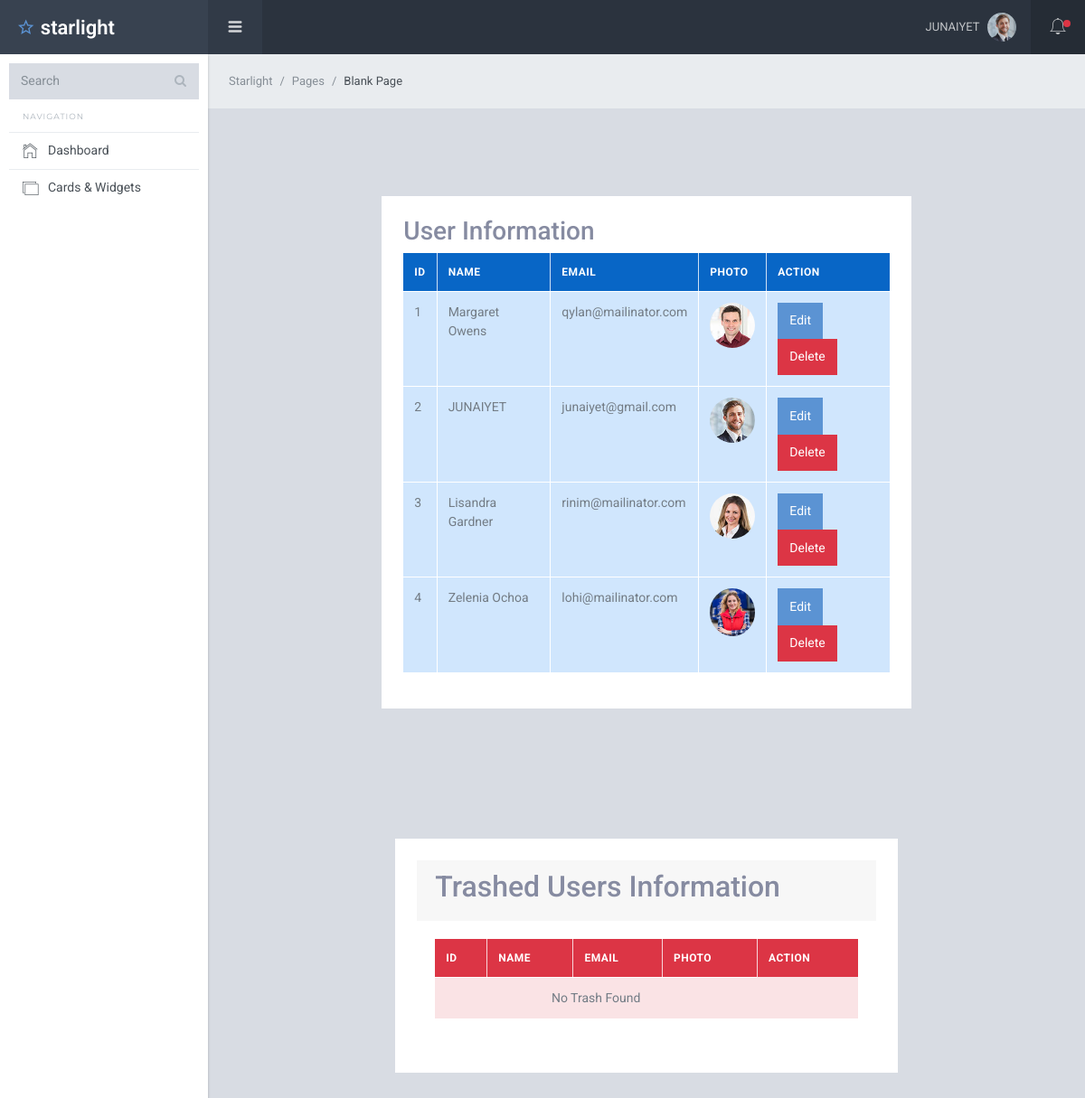
/users/view.php (signed in), run on the app's committed database.
### tables this page shows
CREATE TABLE `users` (
  `id` int(11) NOT NULL,
  `name` varchar(80) NOT NULL,
  `email` varchar(80) NOT NULL,
  `password` varchar(80) NOT NULL,
  `profile_photo` varchar(80) NOT NULL,
  `created_at` datetime NOT NULL,
  `status` int(11) NOT NULL DEFAULT 0,
  `role` int(11) DEFAULT NULL
);

### users/view.php (the view, shortened to what this page needs)
<?php
require '../db.php';
$select_user = "SELECT * FROM users WHERE status=0 ";
$select_user_result = mysqli_query($db_connection, $select_user);
$select_user_trused = "SELECT * FROM users WHERE status=1 ";
$select_user_trused_result = mysqli_query($db_connection, $select_user_trused);
?>
<?php require '../dashbord_parts/header.php'; ?>
<div class="sl-mainpanel">
    <nav class="breadcrumb sl-breadcrumb">
        <a class="breadcrumb-item" href="index.html">Starlight</a>
        <a class="breadcrumb-item" href="index.html">Pages</a>
        <span class="breadcrumb-item active">Blank Page</span>
    </nav>
    <div class="sl-pagebody">
    <?php if($after_assos_info['role'] != 4){?>
        <div class="row">
            <div class="col-lg-8 mx-auto mt-5 p-4">
                <div class="card p-4">
                    <h3>User Information</h3>
                    <table class=" table table-bordered table-primary">
                        <thead>
                        <tr>
                    <td>id</td>
                    <td>name</td>
                    <td>email</td>
                    <td>photo</td>
                    <?php if($after_assos_info['role'] == 1 || $after_assos_info['role'] == 2){?>
                    <td>action</td>
                    <?php }?>
                </tr>
            </thead>
                 <tbody>
                 <?php foreach ($select_user_result as $index => $users) { ?>
                            <tr>
                                <td><?= $index + 1 ?></td>
                                <td><?= $users['name'] ?></td>
                                <td><?= $users['email'] ?></td>
                                <td>
                                    <img width="50" style="border-radius: 50%;" src="../uplodeds/users/<?= $users['profile_photo'] ?>" alt="">
                                </td>
                                <?php if($after_assos_info['role'] == 1 || $after_assos_info['role'] == 2){?>
                                <td>
                                    <a href="edit.php?id=<?= $users['id'] ?>" type="button" class="btn btn-info "> Edit</a>
                                    <?php }?>
                                    <?php if($after_assos_info['role'] == 1){?>
                                        <button name="status.php?id=<?= $users['id'] ?>" class="btn btn-danger status">Delete</button>
                                    </td>
                                    <?php }?>
                            </tr>
                        <?php } ?>
                 </tbody>
                    </table>
                </div>
            </div>
            <div class="col-lg-8 mx-auto mt-5 p-4">
                <div class="container">
                    <div class="mt-5 ">
                        <div class="card p-4">
                            <div class="card-header">
                                <h2>Trashed Users Information</h2>
                            </div>
                            <div class="card-body">
                                <table class="table  table table-bordered table-danger">
                                 <thead>
                                 <tr>
                                        <td>id</td>
                                        <td>name</td>
                                        <td>email</td>
                                        <td>photo</td>
                                        <td>action</td>
                                    </tr>
                                 </thead>
                        <tbody>
                                    <?php if (mysqli_num_rows($select_user_trused_result) == 0) { ?>
                                        <tr>
                                            <td colspan="4" class="text-center"> No Trash Found </td>
                                        </tr>
                                    <?php } ?>
                        </tbody>
                                </table>
                            </div>
                        </div>
                    </div>
                </div>
            </div>
        </div>
<?php } else{?>
  <div class="alert alert-warning p-3">
        <h3>gorib</h3>
  </div>
<?php }?>
    </div>
</div>
<?php require '../dashbord_parts/footer.php'; ?>

### dashbord_parts/header.php (shortened to what this page needs)
<?php
$id = $_SESSION['id'];
$select_profile = "SELECT * FROM users WHERE id=$id";
$select_profile_result = mysqli_query($db_connection,$select_profile) ;
$after_assos_info = mysqli_fetch_assoc($select_profile_result);
?>
<!DOCTYPE html>
<html lang="en">
<head>
    <link href="/protfolio/dashbord_assets/lib/font-awesome/css/font-awesome.css" rel="stylesheet">
    <link href="/protfolio/dashbord_assets/lib/Ionicons/css/ionicons.css" rel="stylesheet">
    <link href="/protfolio/dashbord_assets/lib/perfect-scrollbar/css/perfect-scrollbar.css" rel="stylesheet">
    <link rel="stylesheet" href="/protfolio/dashbord_assets/css/starlight.css">
</head>
<body>
    <div class="sl-logo"><a href=""><i class="icon ion-android-star-outline"></i> starlight</a></div>
    <div class="sl-sideleft">
        <div class="input-group input-group-search">
            <input type="search" name="search" class="form-control" placeholder="Search">
            <span class="input-group-btn">
                <button class="btn"><i class="fa fa-search"></i></button>
            </span>
        </div>
        <label class="sidebar-label">Navigation</label>
        <div class="sl-sideleft-menu">
            <a href="/protfolio/dashbord.php" class="sl-menu-link">
                <div class="sl-menu-item">
                    <i class="menu-item-icon icon ion-ios-home-outline tx-22"></i>
                    <span class="menu-item-label" >Dashboard</span>
                </div>
            </a>
            <a href="widgets.html" class="sl-menu-link">
                <div class="sl-menu-item">
                    <i class="menu-item-icon icon ion-ios-photos-outline tx-20"></i>
                    <span class="menu-item-label">Cards &amp; Widgets</span>
                </div>
            </a>
        </div>
        <br>
    </div>
    <div class="sl-header">
        <div class="sl-header-left">
            <div class="navicon-left hidden-md-down"><a id="btnLeftMenu" href=""><i class="icon ion-navicon-round"></i></a></div>
        </div>
        <div class="sl-header-right">
            <nav class="nav">
                <div class="dropdown">
                    <a href="" class="nav-link nav-link-profile" data-toggle="dropdown">
                        <span class="logged-name"><?= $after_assos_info['name'] ;?></span></span>
                        <img src="/protfolio/uplodeds/users/<?= $after_assos_info['profile_photo']?>" class="wd-32 rounded-circle" alt="">
                    </a>
                </div>
            </nav>
            <div class="navicon-right">
                <a id="btnRightMenu" href="" class="pos-relative">
                    <i class="icon ion-ios-bell-outline"></i>
                    <span class="square-8 bg-danger"></span>
                </a>
            </div>
        </div>
    </div>

### dashbord_parts/footer.php (shortened to what this page needs)
  </body>
</html>

### data on the page
users: name "JUNAIYET", profile_photo (picture), email "junaiyet@gmail.com"
users: name "Margaret Owens", email "qylan@mailinator.com", profile_photo (picture)
users: name "Lisandra Gardner", email "rinim@mailinator.com", profile_photo (picture)
users: name "Zelenia Ochoa", email "lohi@mailinator.com", profile_photo (picture)
